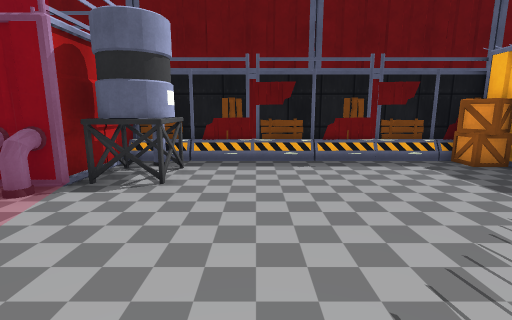
[1] (above)

12 first-person views from a walk through a scene from a Unity 3-D project. The camera is 1.5 m above the floor, tilts 10° down and sees 85° across. The floor is counted in squares, 1 m on a side. Each view is taken from the middle of a square. On the plan, view 1 faces up. The plan holds only what a view shows up to about 14 squares ahead; the rest is blank. The place goes on beyond the plan. The player is left out. Some surface patterns are stand-ins.

[2]
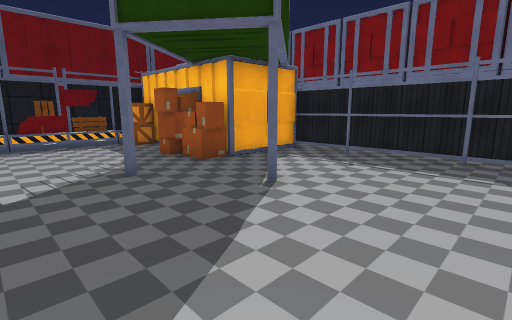

[3]
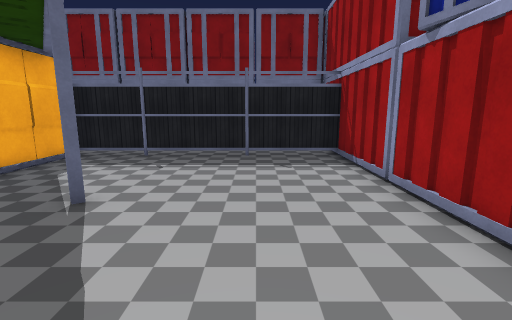

[4]
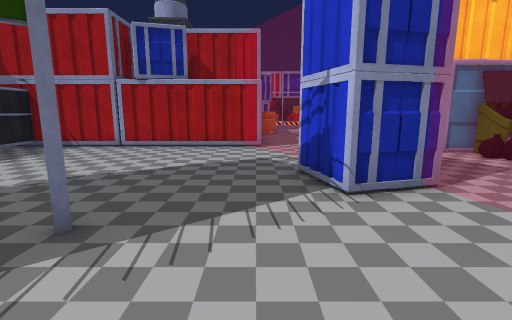

[5]
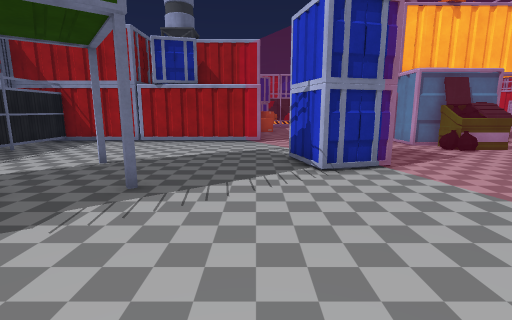

[6]
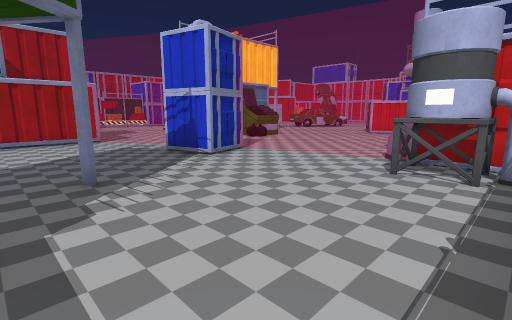

[7]
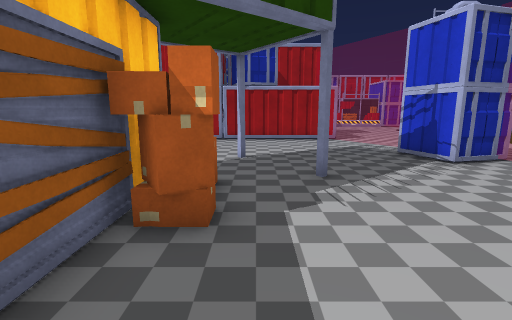

[8]
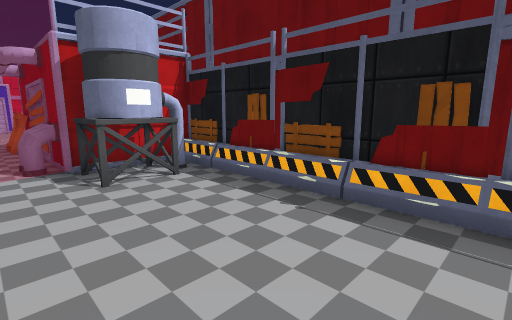

[9]
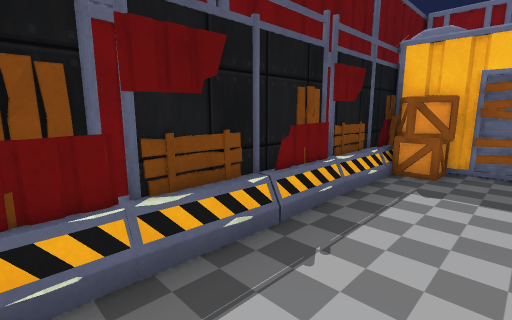

[10]
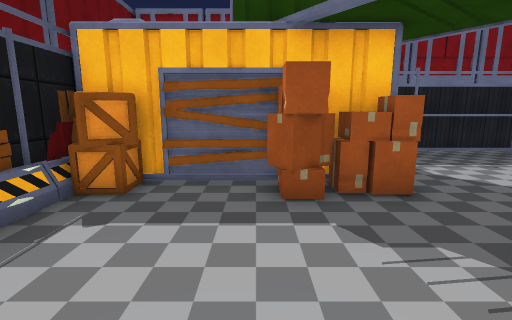

[11]
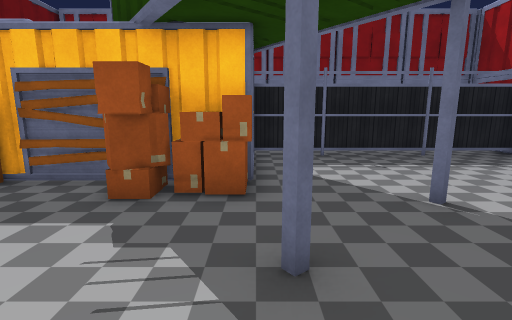

[12]
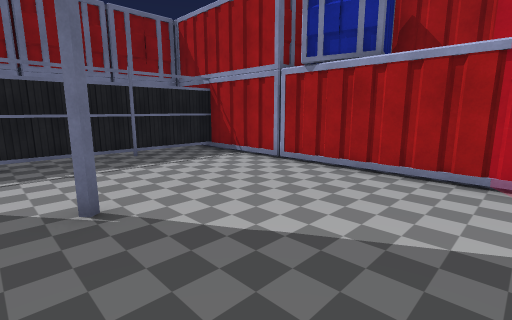

### Floor plan
Key: @ floor where view 1 was taken; # wall or solid block; . floor; = window, fence, low wall or low ledge; ^ raised ledge; B barrier; C container; F fence; O other object.
Columns run from 6 left of view 1 to 13 right of it. Each row starts with its distance up from view 1.
 10      ##  #####
  9   #BBBBBBBBBB#
  8   ##........##
  7   ###.......##
  6  ####........#
  5 OO=.........##
  4  .==........##
  3  ..=........^#
  2  ..=.....#..#####. C
  1  ..=............F. C
  0  ..=CC@...........
 -1  ... CC....#....F..
 -2  ...  C............C
 -3  ..   .............
 -4 =.   ==.........F..
 -5 #.   .=...........
 -6 #    ..=..........
 -7 #    ..###########
 -8      ..

Positions as (right, up) in squares from view 1, and headings:
1: (0, 0), facing up
2: (1, -5), facing up-right
3: (1, -4), facing right
4: (1, 5), facing down
5: (1, 7), facing down
6: (5, 8), facing down-left
7: (5, 8), facing down
8: (4, 4), facing up-left
9: (-1, 6), facing up-right
10: (1, 5), facing right
11: (1, 2), facing right
12: (1, 0), facing down-right
